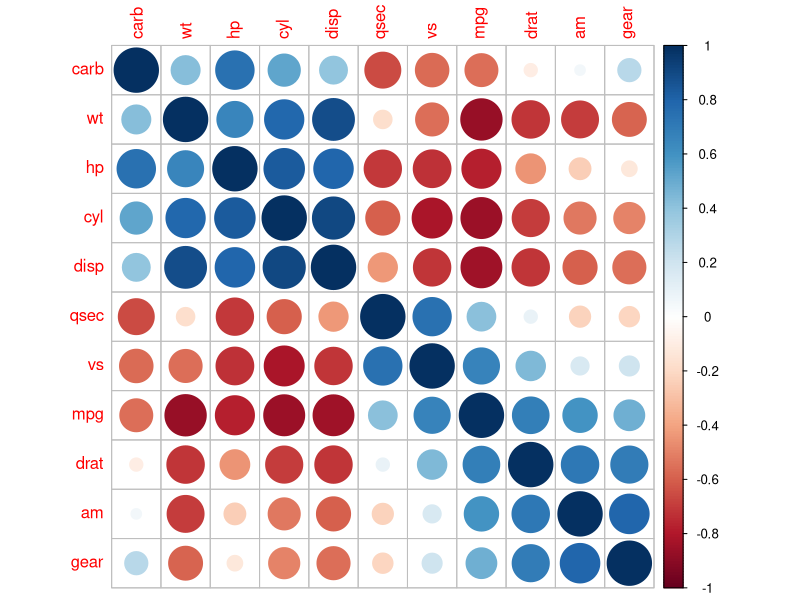
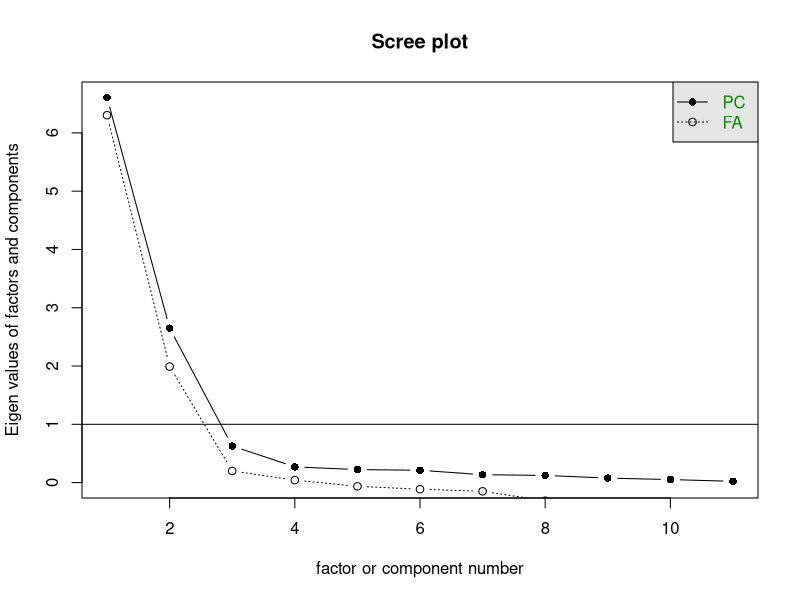

Recreate these plots in R, in order.
## ---- chunk 1
data(mtcars)
scale(mtcars)
## ---- chunk 2
library(corrplot)
corrplot(cor(scale(mtcars)), order='hclust')
## ---- chunk 3
library(psych)
scree(scale(mtcars))
## ---- chunk 4
fa=factanal(scale(mtcars), factors=3, scores='regression', rotation='varimax')
## ---- chunk 5
fa$scores
